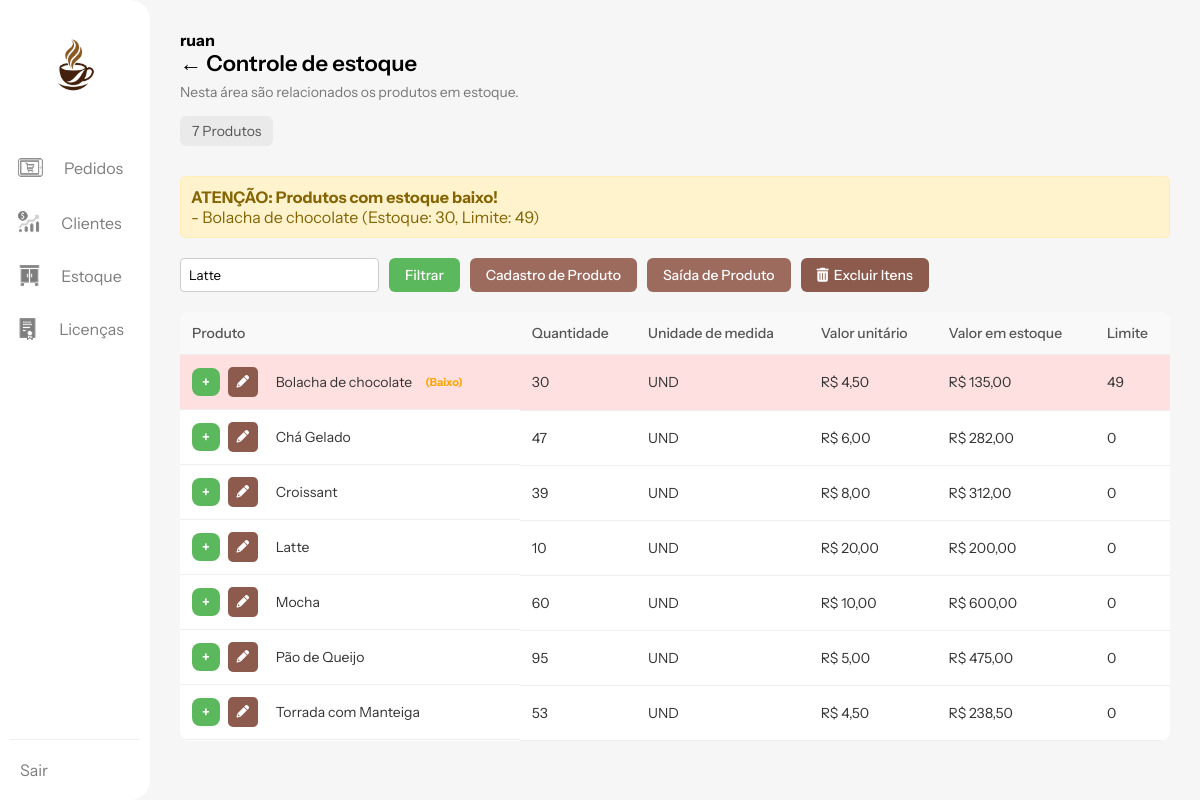
Screenshot of /views/estoque.php?filtro_produto=Latte (signed in) with the database file from the repository.
### tables this page shows
CREATE TABLE IF NOT EXISTS `estoque` (
  `produto_id` int NOT NULL AUTO_INCREMENT,
  `nome` varchar(100) NOT NULL,
  `quantidade` int DEFAULT '0',
  `valor` decimal(10,2) NOT NULL,
  `unidade_medida` varchar(20) DEFAULT NULL,
  `limite_alerta` int DEFAULT '0',
  PRIMARY KEY (`produto_id`)
);

### views/estoque.php (the view, shortened to what this page needs)
<?php
include("../config/conexao.php");
$sql_produtos = "SELECT produto_id, nome, quantidade, unidade_medida, valor, limite_alerta FROM estoque";
$sql_produtos .= " ORDER BY nome ASC";
$stmt_produtos = $mysqli->prepare($sql_produtos);
if ($stmt_produtos === false) {
    $_SESSION['mensagem_erro'] = (isset($_SESSION['mensagem_erro']) ? $_SESSION['mensagem_erro'] . " | " : "") . "Erro ao preparar a consulta de exibição de produtos: " . $mysqli->error;
    $resultado_produtos = false;
} else {
    $stmt_produtos->execute();
    $resultado_produtos = $stmt_produtos->get_result();
}
$produtos_com_alerta = [];
$sql_alerta = "SELECT nome, quantidade, limite_alerta FROM estoque WHERE quantidade <= limite_alerta AND limite_alerta > 0 ORDER BY nome ASC";
$result_alerta = $mysqli->query($sql_alerta);
if ($result_alerta) {
    while ($alerta = $result_alerta->fetch_assoc()) {
        $produtos_com_alerta[] = $alerta;
    }
} else {
    $_SESSION['mensagem_erro'] = (isset($_SESSION['mensagem_erro']) ? $_SESSION['mensagem_erro'] . " | " : "") . "Erro ao verificar produtos com alerta: " . $mysqli->error;
}
?>
<!DOCTYPE html>
<html lang="pt-br">
<head>
    <link rel="stylesheet" href="../public/css/estoque.css">
    <link rel="stylesheet" href="https://cdnjs.cloudflare.com/ajax/libs/font-awesome/6.0.0-beta3/css/all.min.css">
</head>
<body>
    <nav>
        <a href="dashboard.php">
            <img src="../public/img/logo.png" alt="Logo Alvorada" />
        </a>
        <div class="nav-item">
            <img src="../public/icons/pedidos.png" alt="Ícone Pedidos" />
            <span>
                <a href="pedidos.php">Pedidos</a>
            </span>
        </div>
        <div class="nav-item">
            <img src="../public/icons/clientes.png" alt="Ícone Clientes" />
            <span>
                <a href="clientes.php">Clientes</a>
            </span>
        </div>
        <div class="nav-item">
            <img src="../public/icons/estoque.png" alt="Ícone Estoque" />
            <span>
                <a href="estoque.php">Estoque</a>
            </span>
        </div>
        <div class="nav-item">
            <img src="../public/icons/licenca.png" alt="Ícone Licenças" />
            <span>
                <a href="licencas.php">Licenças</a>
            </span>
        </div>
        <div class="nav-item logout">
            <span>
                <a href="../auth/logout.php">Sair</a>
            </span>
        </div>
    </nav>
    <main>
        <div class="header">
            <b><?php echo $_SESSION['nome_usuario'] ?? 'Usuário'; ?></b>
            <h1>← Controle de estoque</h1>
            <p>Nesta área são relacionados os produtos em estoque.</p>
            <div class="produtos-count">
                <?php
                $total_exibidos = ($resultado_produtos && $resultado_produtos->num_rows > 0) ? $resultado_produtos->num_rows : 0;
                echo $total_exibidos . " Produtos";
                ?>
            </div>
        </div>
        <?php if (!empty($produtos_com_alerta)): ?>
            <div style="background-color: #fff3cd; color: #856404; border: 1px solid #ffeeba; padding: 10px; border-radius: 5px; margin-bottom: 20px;">
                <strong>ATENÇÃO: Produtos com estoque baixo!</strong><br>
                <?php foreach ($produtos_com_alerta as $alerta): ?>
                    - <?php echo htmlspecialchars($alerta['nome']); ?> (Estoque: <?php echo htmlspecialchars($alerta['quantidade']); ?>, Limite: <?php echo htmlspecialchars($alerta['limite_alerta']); ?>)<br>
                <?php endforeach; ?>
            </div>
        <?php endif; ?>
        <div class="filtros">
            <form action="" method="GET" style="display: flex; gap: 10px;">
                <input type="text" name="filtro_produto" placeholder="Nome do Produto" value="<?php echo $_GET['filtro_produto'] ?? ''; ?>" style="padding: 8px; border: 1px solid #ccc; border-radius: 4px;">
                <button type="submit" name="filtrar" class="modal-button" style="background-color: #5cb85c;">Filtrar</button>
            </form>
            <button onclick="document.getElementById('cadastroProdutoModal').style.display='flex'" class="modal-button">Cadastro de Produto</button>
            <button onclick="document.getElementById('saidaProdutoModal').style.display='flex'" class="modal-button">Saída de Produto</button>
            <button id="toggle_exclusao_mode_btn" onclick="toggleExclusaoMode()" class="modal-button delete-mode-toggle"><i class="fas fa-trash-alt"></i> Excluir Itens</button>
        </div>
        <form id="form_excluir_selecionados" action="" method="POST">
            <table>
                <thead>
                    <tr>
                        <th>Produto</th>
                        <th>Quantidade</th>
                        <th>Unidade de medida</th>
                        <th>Valor unitário</th>
                        <th>Valor em estoque</th>
                        <th>Limite</th>
                    </tr>
                </thead>
                <tbody>
                    <?php
                    if ($resultado_produtos && $resultado_produtos->num_rows > 0) {
                        while ($linha = $resultado_produtos->fetch_assoc()) {
                            $valor_em_estoque = $linha['quantidade'] * $linha['valor'];
                            $alerta_limite = $linha['quantidade'] <= $linha['limite_alerta'] && $linha['limite_alerta'] > 0 ? 'background-color: #ffe0e0;' : '';
                            ?>
                            <tr style="<?php echo $alerta_limite; ?>">
                                <td class="product-actions-cell">
                                    <button type="button" onclick="openEntradaModal(<?php echo htmlspecialchars($linha['produto_id']); ?>, '<?php echo htmlspecialchars($linha['nome']); ?>')"
                                        class="modal-button plus-button" title="Adicionar Entrada">
                                        +
                                    </button>
                                    <button type="button" onclick="openEditModal(<?php echo htmlspecialchars(json_encode($linha)); ?>)"
                                        class="action-button edit-button" title="Editar Produto">
                                        <i class="fas fa-pencil-alt"></i>
                                    </button>
                                    <span style="margin-left: 10px;"><?php echo htmlspecialchars($linha['nome']); ?></span>
                                    <?php if ($linha['quantidade'] <= $linha['limite_alerta'] && $linha['limite_alerta'] > 0): ?>
                                        <span style="color: orange; font-weight: bold; margin-left: 5px; font-size: 0.8em;">(Baixo)</span>
                                    <?php endif; ?>
                                </td>
                                <td><?php echo htmlspecialchars($linha['quantidade']); ?></td>
                                <td><?php echo htmlspecialchars($linha['unidade_medida'] ?? ''); ?></td>
                                <td>R$ <?php echo number_format($linha['valor'], 2, ',', '.'); ?></td>
                                <td>R$ <?php echo number_format($valor_em_estoque, 2, ',', '.'); ?></td>
                                <td><?php echo htmlspecialchars($linha['limite_alerta']); ?></td>
                            </tr>
                            <?php
                        }
                    } else {
                        echo "<tr><td colspan='7' style='text-align:center;'>Nenhum produto encontrado.</td></tr>";
                    }
                    ?>
                </tbody>
            </table>
        </form>
    </main>
</body>
</html>

### public/css/estoque.css (style rules this page uses)
* { font-family: "Instrument Sans", sans-serif; box-sizing: border-box; margin: 0; padding: 0; }
body { margin: 0; font-family: 'Inter', sans-serif; background-color: #F6F6F6; }
nav { width: 150px; background-color: white; border-radius: 0 20px 20px 0; padding: 20px 10px; display: flex; flex-direction: column; align-items: center; gap: 30px; box-sizing: border-box; position: fixed; top: 0; left: 0; height: 100vh; z-index: 100; }
nav .nav-item a { padding: 10px; border-radius: 5px; text-decoration: none; color: #7D7D7D; transition: 0.2s ease; }
nav img { width: 100px; height: 100px; }
.nav-item { display: flex; align-items: center; gap: 10px; cursor: pointer; }
.nav-item img { width: 27px; height: 27px; }
.nav-item span { color: #7D7D7D; font-size: 16px; font-family: 'Inter', sans-serif; }
.nav-item:nth-child(3) img, .nav-item:nth-child(4) img, .nav-item:nth-child(5) img { width: 23px; height: 23px; }
main { flex: 1; padding: 30px; margin-left: 150px; }
.header { margin-bottom: 30px; }
.header h1 { font-size: 22px; font-weight: 600; margin-bottom: 6px; display: flex; align-items: center; gap: 10px; }
.header p { font-size: 14px; color: #777; margin-bottom: 10px; }
.produtos-count { background-color: #EAEAEA; display: inline-block; padding: 6px 12px; border-radius: 6px; font-size: 14px; color: #555; margin-top: 5px; }
.filtros { display: flex; gap: 10px; margin-bottom: 20px; flex-wrap: wrap; }
.filtros button { padding: 8px 16px; border-radius: 6px; border: none; background-color: #9D6A5E; color: white; font-weight: 500; cursor: pointer; transition: background-color 0.2s; display: flex; align-items: center; gap: 5px; }
.delete-mode-toggle { background-color: #8c5b4e !important; }
table { width: 100%; border-collapse: collapse; background-color: white; border-radius: 10px; overflow: hidden; }
th, td { padding: 12px; text-align: left; font-size: 14px; border-bottom: 1px solid #eee; }
th { background-color: #f9f9f9; color: #555; font-weight: 500; }
td { color: #333; }
.product-actions-cell { display: flex; align-items: center; gap: 8px; }
.plus-button { padding: 5px 10px !important; font-weight: bolder; background-color: #5cb85c !important; border-radius: 5px; height: auto !important; width: auto !important; }
.action-button.edit-button { background-color: #8c5b4e; color: white; border: none; padding: 7px; border-radius: 5px; cursor: pointer; font-size: 0.9em; transition: background-color 0.3s ease; display: flex; align-items: center; justify-content: center; width: 30px; height: 30px; }
.logout { margin-top: auto; padding-top: 20px; border-top: 1px solid #eee; width: 100%; text-align: center; }
.modal-button { padding: 10px 24px; background-color: #9d6a5e; color: white; border: none; border-radius: 8px; font-size: 14px; cursor: pointer; }

### rows the page displays
estoque: nome "Bolacha de chocolate", quantidade "30", limite_alerta "49", shows "(Baixo)", unidade_medida "UND", valor "4,50", valor_em_estoque "135,00"
estoque: nome "Chá Gelado", quantidade "47", unidade_medida "UND", valor "6,00", valor_em_estoque "282,00", limite_alerta "0"
estoque: nome "Croissant", quantidade "39", unidade_medida "UND", valor "8,00", valor_em_estoque "312,00", limite_alerta "0"
estoque: nome "Latte", quantidade "10", unidade_medida "UND", valor "20,00", valor_em_estoque "200,00", limite_alerta "0"
estoque: nome "Mocha", quantidade "60", unidade_medida "UND", valor "10,00", valor_em_estoque "600,00", limite_alerta "0"
estoque: nome "Pão de Queijo", quantidade "95", unidade_medida "UND", valor "5,00", valor_em_estoque "475,00", limite_alerta "0"
estoque: nome "Torrada com Manteiga", quantidade "53", unidade_medida "UND", valor "4,50", valor_em_estoque "238,50", limite_alerta "0"

### other values shown
$_SESSION['nome_usuario'] "ruan"
$total_exibidos "7"
